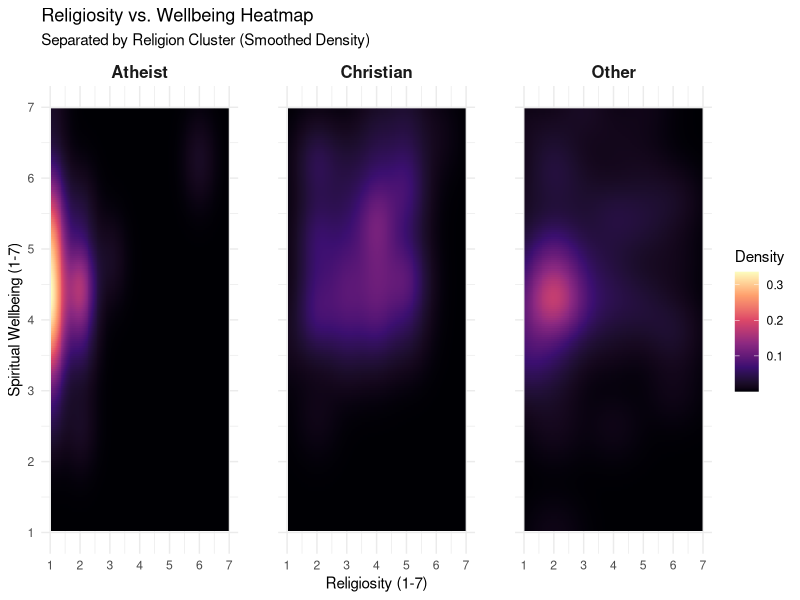

Write R code to recreate this figure.
read.csv("Data/new_complete_data - Sheet1.csv")
# Read the file, Data/ to access it in the folder
myData <- read.csv("Data/new_complete_data - Sheet1.csv", header = TRUE)
# Assign File to something, header true needed to count first row as header not data
library(dplyr)
library(ggplot2)
library(patchwork)
library(ggpubr)
#needed for this script

myData_cleaned <- myData %>%
  mutate(Religion_Cluster = case_when(
    Demographics_relig == "1" ~ "Christian",
    TRUE ~ "Other"  # This catches "1,6", other numbers, and NAs
  ))


myData_cleaned <- myData %>%
  mutate(Religion_Cluster = case_when(
    Demographics_relig == "1" ~ "Christian",
    Demographics_relig == "6" ~ "Atheist",
    TRUE ~ "Other" 
  )) %>%
  # Filter out rows with missing values in your key variables
  filter(!is.na(Demographics_rlgsty), !is.na(Total_Spirit_Wellbeing))

# 3. Create the Smoothed Heatmap
# stat_density_2d creates the "smooth" matrix effect
ggplot(myData_cleaned, aes(x = Demographics_rlgsty, y = Total_Spirit_Wellbeing)) +
  # Fill the area with a smooth density gradient
  stat_density_2d(aes(fill = after_stat(density)), 
                  geom = "raster", 
                  contour = FALSE, 
                  n = 200) + 
  # Use facet_wrap to create one graph per cluster
  facet_wrap(~Religion_Cluster) +
  # Color palette - 'magma' or 'viridis' work well for heatmaps
  scale_fill_viridis_c(option = "magma") +
  # Ensure the axes reflect your 1-7 scale
  scale_x_continuous(limits = c(1, 7), breaks = 1:7) +
  scale_y_continuous(limits = c(1, 7), breaks = 1:7) +
  labs(
    title = "Religiosity vs. Wellbeing Heatmap",
    subtitle = "Separated by Religion Cluster (Smoothed Density)",
    x = "Religiosity (1-7)",
    y = "Spiritual Wellbeing (1-7)",
    fill = "Density"
  ) +
  theme_minimal() +
  theme(panel.spacing = unit(2, "lines"),
        strip.text = element_text(face = "bold", size = 12))
